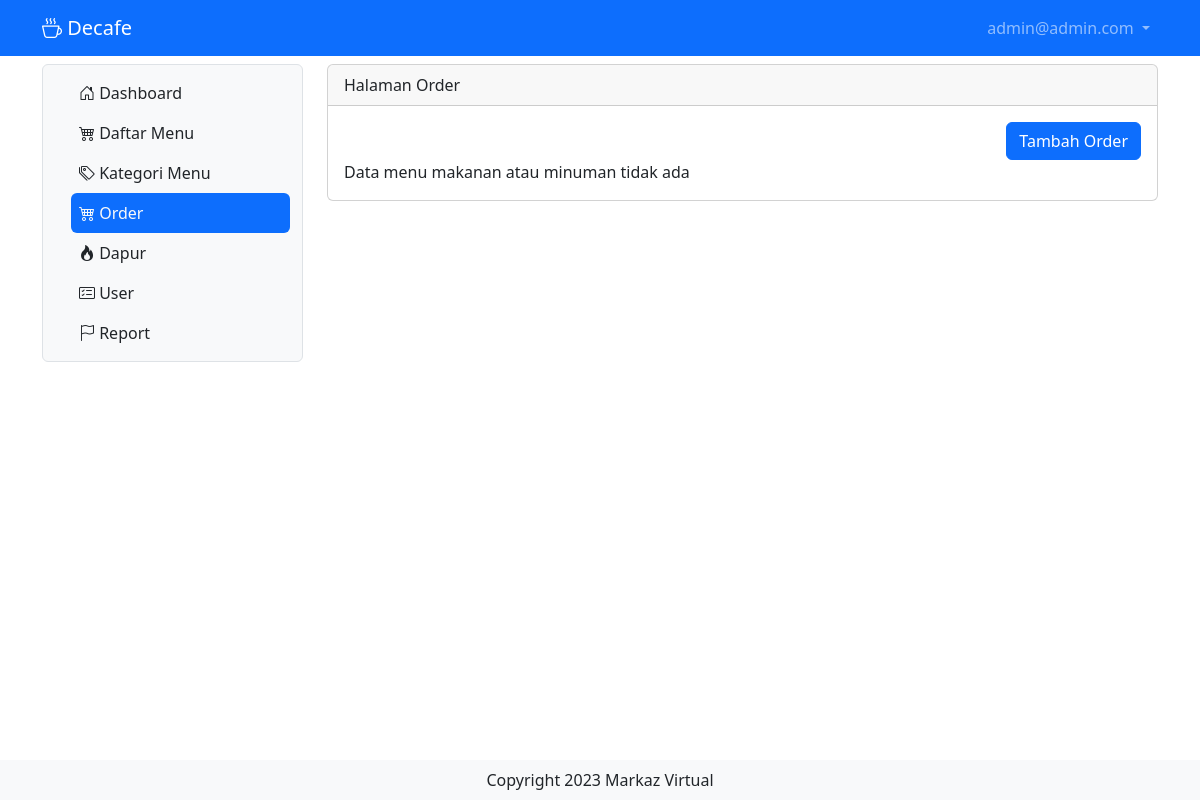
The app's page /order (signed in), older data.
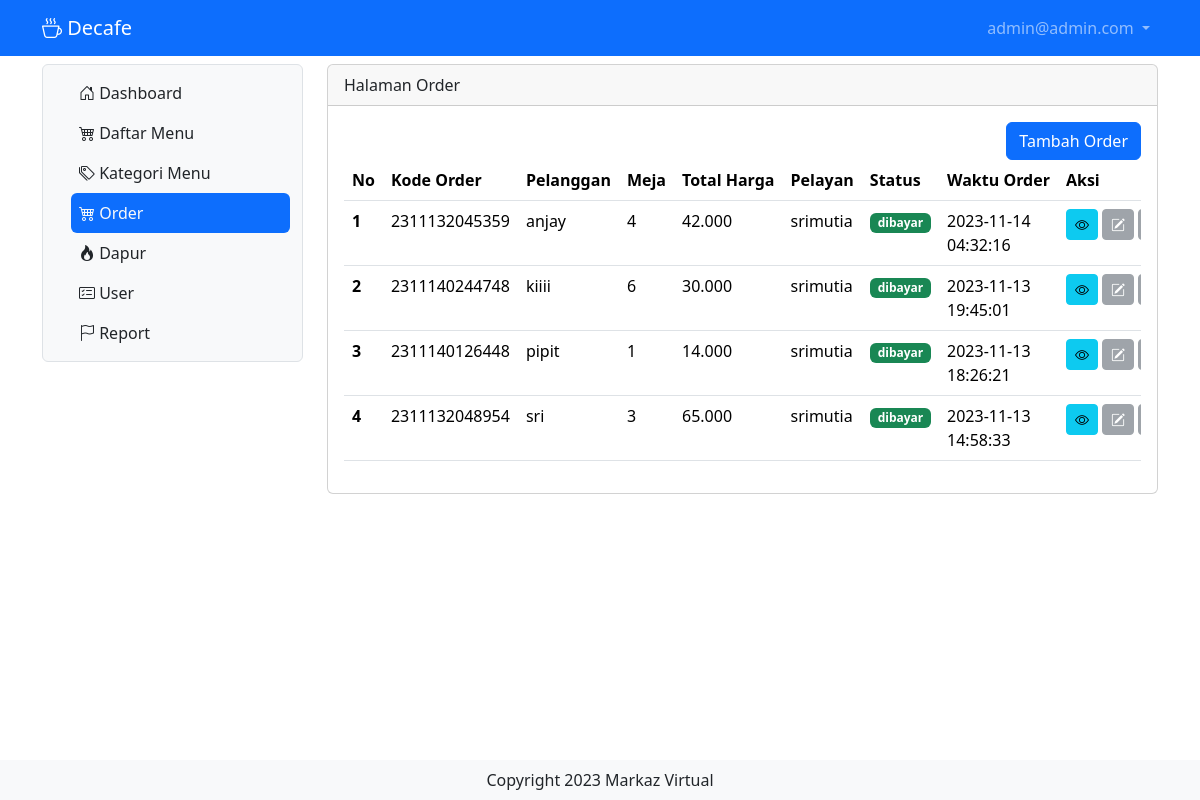
The same page, newer data.
### tables this page shows
CREATE TABLE IF NOT EXISTS `tb_user` (
  `id` int NOT NULL AUTO_INCREMENT,
  `nama` varchar(200) DEFAULT NULL,
  `username` varchar(200) DEFAULT NULL,
  `password` varchar(200) DEFAULT NULL,
  `level` int DEFAULT NULL,
  `nohp` varchar(15) DEFAULT NULL,
  `alamat` varchar(300) DEFAULT NULL,
  PRIMARY KEY (`id`)
);

CREATE TABLE IF NOT EXISTS `tb_order` (
  `id_order` bigint NOT NULL DEFAULT '0',
  `pelanggan` varchar(200) DEFAULT NULL,
  `meja` int DEFAULT NULL,
  `pelayan` int DEFAULT NULL,
  `waktu_order` timestamp NULL DEFAULT CURRENT_TIMESTAMP ON UPDATE CURRENT_TIMESTAMP,
  PRIMARY KEY (`id_order`) USING BTREE,
  KEY `pelayan` (`pelayan`),
  CONSTRAINT `FK_tb_order_tb_user` FOREIGN KEY (`pelayan`) REFERENCES `tb_user` (`id`) ON DELETE RESTRICT ON UPDATE CASCADE
);

### order.php (the view, shortened to what this page needs)
<?php
include "proses/connect.php";
$query = mysqli_query($conn, "SELECT tb_order.*,tb_bayar.*,nama, SUM(harga*jumlah) AS harganya FROM tb_order
left JOIN tb_user ON tb_user.id = tb_order.pelayan
LEFT JOIN tb_list_order ON tb_list_order.kode_order = tb_order.id_order
LEFT JOIN tb_daftar_menu ON tb_daftar_menu.id = tb_list_order.menu
LEFT JOIN tb_bayar ON tb_bayar.id_bayar = tb_order.id_order
GROUP BY id_order ORDER BY waktu_order DESC
");
while ($record = mysqli_fetch_array($query)) {
    $result[] = $record;
}
?>
<div class="col-lg-9 mt-2">
    <div class="card">
        <div class="card-header">
            Halaman Order
        </div>
        <div class="card-body">
            <div class="row">
                <div class="col d-flex justify-content-end">
                    <button class="btn btn-primary" data-bs-toggle="modal" data-bs-target="#ModalTambahUser">Tambah Order</button>
                </div>
            </div>
            <?php
            if (empty($result)) {
                echo "Data menu makanan atau minuman tidak ada";
            } else {
            ?>
                <div class="table-responsive">
                    <table class="table table-hover">
                        <thead>
                            <tr class="text-nowrap">
                                <th scope="col">No</th>
                                <th scope="col">Kode Order</th>
                                <th scope="col">Pelanggan</th>
                                <th scope="col">Meja</th>
                                <th scope="col">Total Harga</th>
                                <th scope="col">Pelayan</th>
                                <th scope="col">Status</th>
                                <th scope="col">Waktu Order</th>
                                <th scope="col">Aksi</th>
                            </tr>
                        </thead>
                        <tbody>
                            <?php
                            $no = 1;
                            foreach ($result as $row) {
                            ?>
                                <tr>
                                    <th scope="row"><?php echo $no++ ?></th>
                                    <td><?php echo $row['id_order'] ?></td>
                                    <td><?php echo $row['pelanggan'] ?></td>
                                    <td><?php echo $row['meja'] ?> </td>
                                    <td><?php echo number_format((int)$row['harganya'],0,',','.' ) ?></td>
                                    <td><?php echo $row['nama'] ?></td>
                                    <td><?php echo (!empty ($row['id_bayar'])) ? "<span class='badge text-bg-success'>dibayar</span>" : "" ; ?></td>
                                    <td><?php echo $row['waktu_order'] ?></td>
                                    <td>
                                        <div class="d-flex">
                                            <a class="btn btn-info btn-sm me-1" href="./?x=orderitem&order=  <?php echo $row['id_order'] . "&meja=" . $row['meja'] . "&pelanggan=" . $row['pelanggan'] ?>"><i class="bi bi-eye"></i></a>
                                            <button class=" <?php echo (!empty ($row['id_bayar'])) ? " btn btn-secondary btn-sm me-1 disabled" : "btn btn-warning btn-sm me-1" ?> " data-bs-toggle="modal" data-bs-target="#ModalEdit<?php echo $row['id_order'] ?>"><i class="bi bi-pencil-square"></i></button>
                                            <button class=" <?php echo (!empty ($row['id_bayar'])) ? " btn btn-secondary btn-sm me-1 disabled" : "btn btn-danger btn-sm me-1" ?> " data-bs-toggle="modal" data-bs-target="#ModalDelete<?php echo $row['id_order'] ?>"><i class="bi bi-trash"></i></button>
                                        </div>
                                    </td>
                                </tr>
                            <?php
                            } ?>
                        </tbody>
                    </table>
                </div>
            <?php
            } ?>
        </div>
    </div>
</div>

### index.php (shortened to what this page needs)
<?php
if (isset($_GET['x']) && $_GET['x'] == 'home') {
  $page = "home.php";
  include "main.php";
} elseif (isset($_GET['x']) && $_GET['x'] == 'order') {
  if ($_SESSION['level_decafe'] == 1 || $_SESSION['level_decafe'] == 3) {
    include "main.php";
  } else {
    $page = "home.php";
    include "main.php";
  }
} elseif (isset($_GET['x']) && $_GET['x'] == 'login') {
  include "login.php";
} elseif (isset($_GET['x']) && $_GET['x'] == 'logout') {
  include "proses/proses_logout.php";
} else {
  $page = "home.php";
  include "main.php";
}
?>

### main.php (shortened to what this page needs)
<?php
include "proses/connect.php";
$query = mysqli_query($conn, "SELECT * FROM tb_user where username='$_SESSION[username_decafe]' ");
$hasil = mysqli_fetch_array($query);
?>
<!doctype html>
<html lang="en">
<head>
    <link href="https://cdn.jsdelivr.net/npm/bootstrap@5.3.2/dist/css/bootstrap.min.css" rel="stylesheet">
    <link rel="stylesheet" href="https://cdn.jsdelivr.net/npm/bootstrap-icons@1.11.1/font/bootstrap-icons.css">
</head>
<body>
    <?php include "header.php" ?>
    <div class="container-lg">
        <div class="row mb-5" >
            <?php include "sidebar.php" ?>
            <?php
            include $page;
            ?>
        </div>
        <div class="fixed-bottom text-center bg-light py-2">Copyright 2023 Markaz Virtual</div>
    </div>
</body>
</html>

### header.php (shortened to what this page needs)
<?php
include "proses/connect.php";
$query = mysqli_query($conn, "SELECT * FROM tb_user WHERE username ='$_SESSION[username_decafe]'");
?>
<nav class="navbar navbar-expand  navbar-dark bg-primary sticky-top">
  <div class="container-lg ">
    <a class="navbar-brand" href="."><i class="bi bi-cup-hot"></i> Decafe</a>
    <div class="navbar-collapse collapse justify-content-end" id="navbarNavDropdown">
      <ul class="navbar-nav">
        <li class="nav-item dropdown">
          <a class="nav-link dropdown-toggle" href="#" role="button" data-bs-toggle="dropdown" aria-expanded="false">
            <?php
            echo $hasil['username']; ?>
          </a>
        </li>
      </ul>
    </div>
  </div>
</nav>

### sidebar.php (shortened to what this page needs)
<div class="col-lg-3 ">
    <nav class="navbar navbar-expand-lg bg-light rounded border mt-2">
        <div class="container-fluid">
            <div class="offcanvas offcanvas-start" tabindex="-1" id="offcanvasNavbar" aria-labelledby="offcanvasNavbarLabel" style="width: 250px;">
                <div class="offcanvas-body">
                    <ul class="navbar-nav nav-pills flex-column justify-content-end flex-grow-1">
                        <li class="nav-item">
                            <a class="nav-link <?php echo ((isset($_GET['x']) && $_GET['x']=='home') || !isset($_GET['x']))? 'active link-light' : 'link-dark' ;?>   ps-2" aria-current="page" href="home"><i class="bi bi-house-door"></i> Dashboard</a>
                        </li>
                        <?php if($hasil['level']== 1 || $hasil['level'] ==3) {?>
                        <li class="nav-item">
                            <a class="nav-link  ps-2
                            <?php echo (isset($_GET['x']) && $_GET['x']=='menu') ? 'active link-light' : 'link-dark' ;?>" href="menu"> <i class="bi bi-cart4"></i> Daftar Menu</a>
                        </li>
                        <?php }?>
                        <?php if($hasil['level']== 1) {?>
                        <li class="nav-item">
                            <a class="nav-link  ps-2  <?php echo (isset($_GET['x']) && $_GET['x']=='katmenu') ? 'active link-light' : 'link-dark' ;?>" href="katmenu"> <i class="bi bi-tags"></i> Kategori Menu</a>
                        </li>
                        <?php }?>
                        <?php if($hasil['level']== 1 || $hasil['level'] ==2 || $hasil['level'] ==3) {?>
                        <li class="nav-item">
                            <a class="nav-link  ps-2  <?php echo (isset($_GET['x']) && $_GET['x']=='order') ? 'active link-light' : 'link-dark' ;?>" href="order"> <i class="bi bi-cart4"></i> Order</a>
                        </li>
                        <?php }?>
                        <?php if($hasil['level']== 1 || $hasil['level'] ==4 ) {?>
                        <li class="nav-item">
                            <a class="nav-link  ps-2  <?php echo (isset($_GET['x']) && $_GET['x']=='dapur') ? 'active link-light' : 'link-dark' ;?>" href="dapur"> <i class="bi bi-fire"></i> Dapur</a>
                        </li>
                        <?php }?>
                        <?php if($hasil['level']== 1) {?>
                        <li class="nav-item">
                            <a class="nav-link  ps-2  <?php echo (isset($_GET['x']) && $_GET['x']=='user') ? 'active link-light' : 'link-dark' ;?>" href="user"><i class="bi bi-card-checklist"></i> User</a>
                        </li>
                        <li class="nav-item">
                            <a class="nav-link  ps-2  <?php echo (isset($_GET['x']) && $_GET['x']=='report') ? 'active link-light' : 'link-dark' ;?>" href="report"><i class="bi bi-flag"></i> Report</a>
                        </li>
                        <?php }?>
                    </ul>
                </div>
            </div>
        </div>
    </nav>
</div>

Row changes from the older to the newer data that the page shows:
added tb_order: id_order "2311132045359", pelanggan "anjay", meja "4", harganya "42.000", pelayan.nama "srimutia", waktu_order "2023-11-14 04:32:16"
added tb_order: id_order "2311140244748", pelanggan "kiiii", meja "6", harganya "30.000", pelayan.nama "srimutia", waktu_order "2023-11-13 19:45:01"
added tb_order: id_order "2311140126448", pelanggan "pipit", meja "1", harganya "14.000", pelayan.nama "srimutia", waktu_order "2023-11-13 18:26:21"
added tb_order: id_order "2311132048954", pelanggan "sri", meja "3", harganya "65.000", pelayan.nama "srimutia", waktu_order "2023-11-13 14:58:33"
Text that changed along with them:
text no longer shown: "Data menu makanan atau minuman tidak ada"
text now shown: "No Kode Order Pelanggan Meja Total Harga Pelayan Status Waktu Order Aksi"
